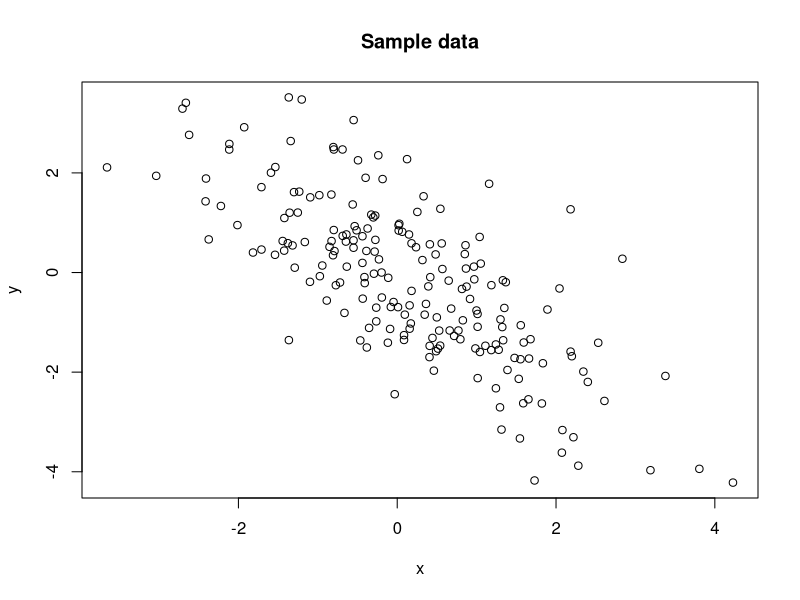
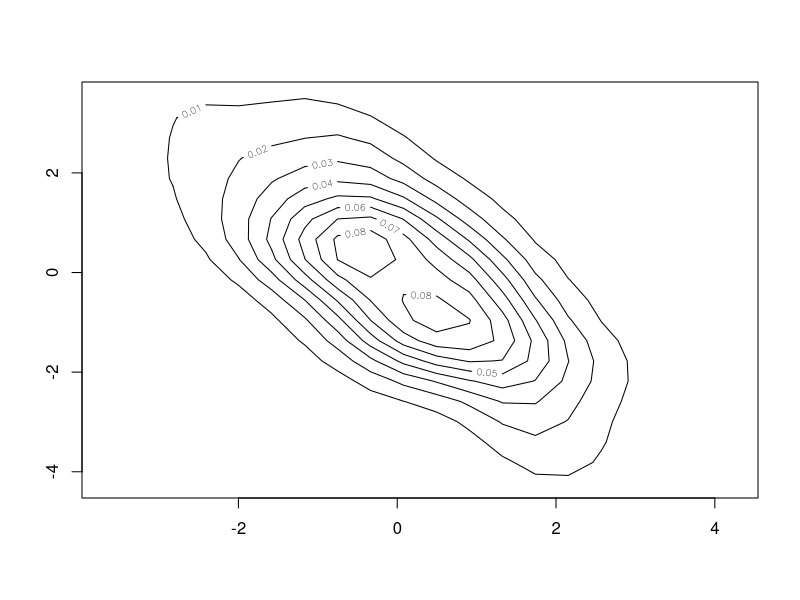
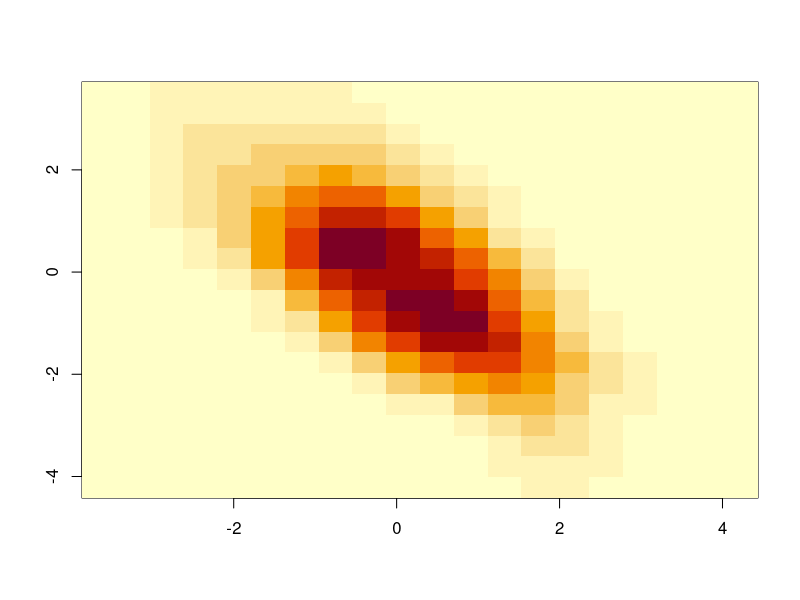
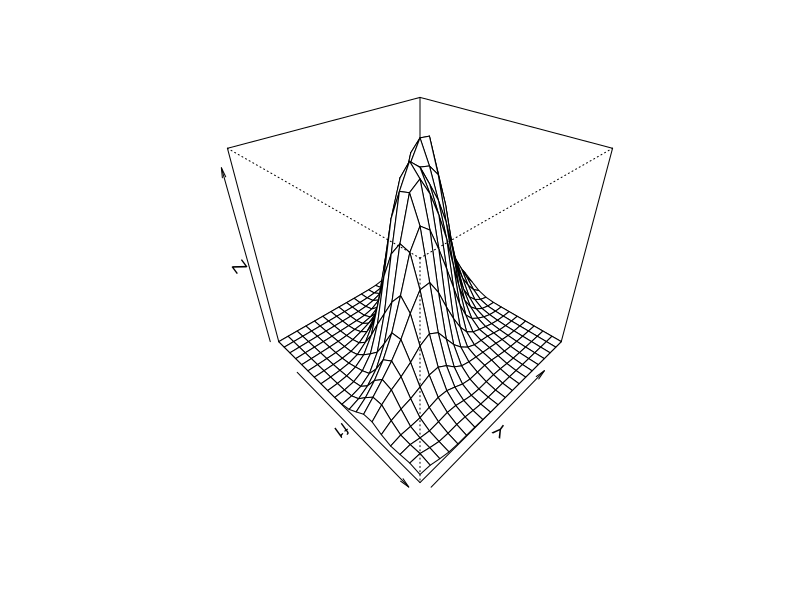
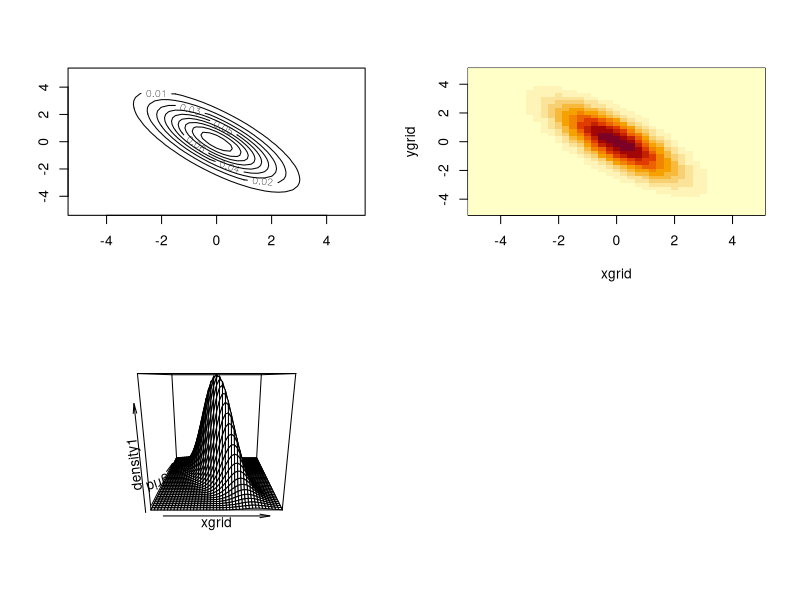
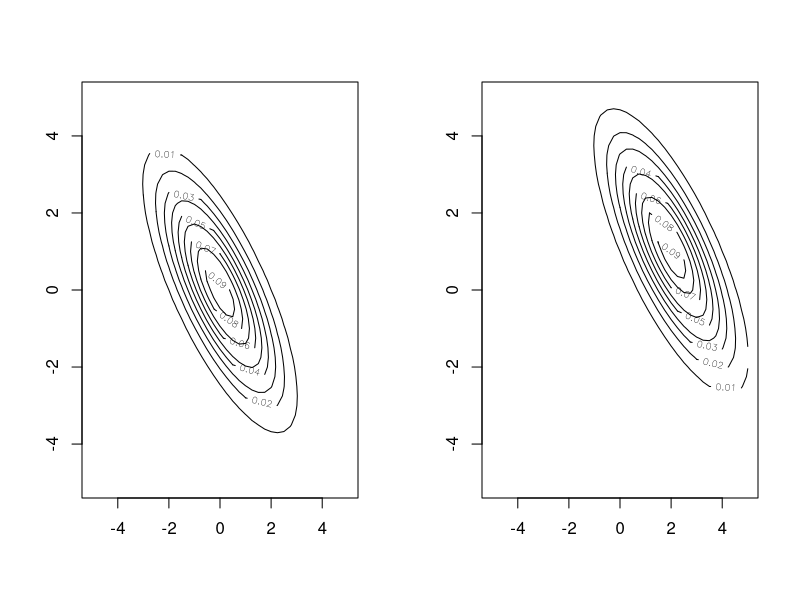
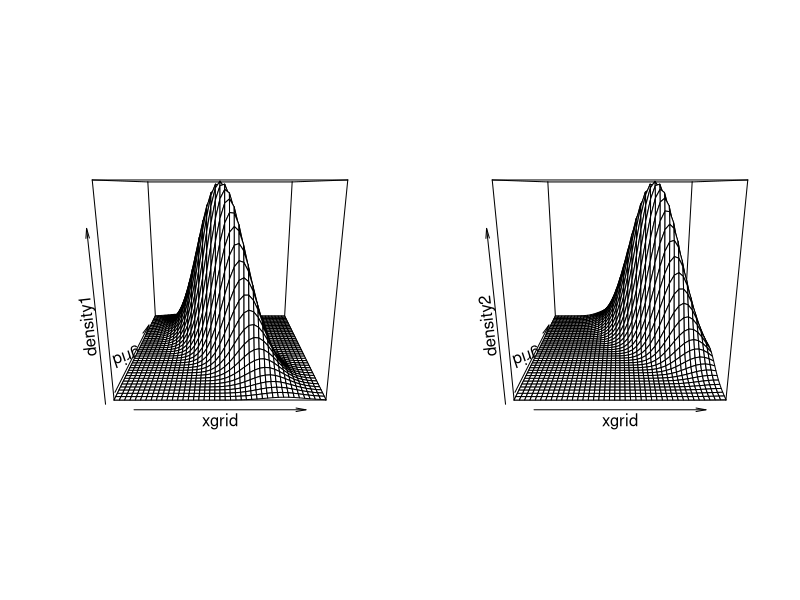
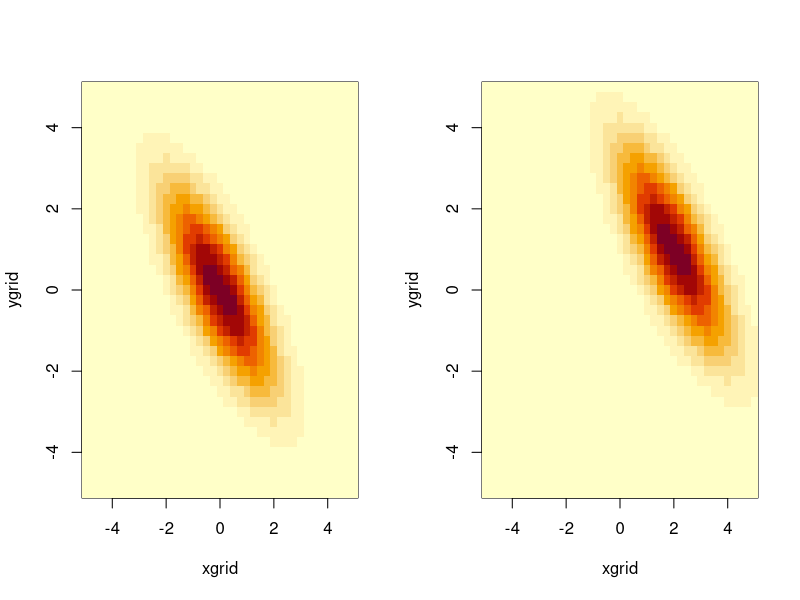

The R script that drew these images, in order:
## ---- chunk 1
library(MASS)
corr = c(2.0, -0.75*sqrt(6), -0.75*sqrt(6), 3.0)
sigma <- matrix(corr,nrow=2, ncol=2)
sample <- mvrnorm(200,c(0,0), Sigma = sigma)
x = sample [,1]
y = sample [,2]
## ---- chunk 2
cov(sample)
## ---- chunk 3
cor(x,y)
## ---- chunk 4
plot(x,y, main="Sample data", xlab="x", ylab="y")
## ---- chunk 5
f1 <- kde2d(x,y,n=20)
contour(f1)
## ---- chunk 6
image(f1)
## ---- chunk 7
persp(f1, theta=45, phi=35)
## ---- chunk 8
#create grid 
xgrid <- .25*(-20:20)
ygrid <- .25*(-20:20)
grid <- expand.grid(xgrid, ygrid)

#create the joint distribution on the grid
corr = c(2.0, -0.75*sqrt(6), -0.75*sqrt(6), 3.0)
sigma <- matrix(corr,nrow=2, ncol=2)
my1 = c(0,0)
#use function dmvnorm of library mvtnorm
library(mvtnorm)
density1 <- dmvnorm(grid, mean=my1, sigma = sigma)
density1 <- matrix(density1, nrow=41, ncol=41)

#draw the distribution
par(mfrow=c(2,2))
contour(xgrid, ygrid, density1)
image(xgrid, ygrid, density1)
persp(xgrid, ygrid, density1)

## ---- chunk 9
#Distribution 2:
#create grid 
xgrid <- .25*(-20:20)
ygrid <- .25*(-20:20)
grid <- expand.grid(xgrid, ygrid)

#create the joint distribution on the grid
corr = c(2.0, -0.75*sqrt(6), -0.75*sqrt(6), 3.0)
sigma <- matrix(corr,nrow=2, ncol=2)
my2 = c(2,1)
#use function dmvnorm of library mvtnorm
#library(mvtnorm)
density2 <- dmvnorm(grid, mean=my2, sigma = sigma)
density2 <- matrix(density2, nrow=41, ncol=41)

#draw the distribution
par(mfrow=c(1,2))
contour(xgrid, ygrid, density1)
contour(xgrid, ygrid, density2)
## ---- chunk 10
par(mfrow=c(1,2))
persp(xgrid, ygrid, density1)
persp(xgrid, ygrid, density2)
## ---- chunk 11
par(mfrow=c(1,2))
image(xgrid, ygrid, density1)
image(xgrid, ygrid, density2)
## ---- chunk 12
f1 <- density1
f2 <- density2

lindist = 0.5*f1/(0.5*f1 + 0.5*f2)
image(xgrid, ygrid, lindist)
## ---- chunk 13
#Distribution 3:
#create grid 
#create the joint distribution on the grid
corr = c(4.0, sqrt(6), sqrt(6), 5.5)
sigma3 <- matrix(corr,nrow=2, ncol=2)
my3 = c(2,1)
#use function dmvnorm of library mvtnorm
#library(mvtnorm)
density3 <- dmvnorm(grid, mean=my3, sigma = sigma3)
density3 <- matrix(density3, nrow=41, ncol=41)

f3 <- density3

lindist = 0.5*f1/(0.5*f1 + 0.5*f3)
image(xgrid, ygrid, lindist)

## ---- chunk 14
LinDist <- function(point, density1, density2,grid)
{
  px = which.min(abs(point[1] - grid)) 
  py = which.min(abs(point[2] - grid))
    
  f1 <- density1[px,py]
  f2 <- density2[px,py]
  return (0.5*f1/(0.5*f1 + 0.5*f2))
}
## ---- chunk 15
#draw two samples from the two distributions
c1 <- c()
c2 <- c()
for(i in 1:100)
{
  s2 <- rmvnorm(1, mean=my2, sigma = sigma)
  c1<- c(c1, LinDist(s2, density1, density2,xgrid))
  c2<- c(c2, LinDist(s2, density2, density1,xgrid))
}
sum(c1 < 0.5)/100

